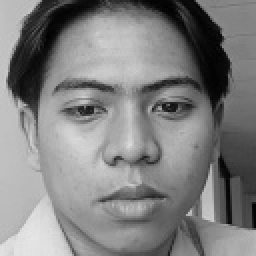
#> input picture flask_ml_api/storage/face_datasets/100/frame_008.jpg, 128 x 128 px (shown 2 times larger)
$ python -i lbp_features.py   (imports and definitions only)
#> lines starting #> are read from the running program, lines starting #| are printed output that depends on the picture; after the words box and inside, x2 and y2 are one past the last pixel; in counts of white or black regions, pixels touching at a corner belong together
#> further down, picture is the input picture: shape (128, 128, 3); min 0, max 230, mean 128.4
"""
Modul ekstraksi fitur wajah: Multi-scale LBP (Local Binary Pattern).
Menggunakan LBP pada dua skala (radius 1 dan radius 2) dengan
spatial histogram grid 8x8 untuk diskriminasi identitas.
"""
import cv2
import numpy as np

FACE_SIZE = (128, 128)
GRID_X = 8
GRID_Y = 8


def apply_clahe(gray_img):
    clahe = cv2.createCLAHE(clipLimit=2.0, tileGridSize=(8, 8))
    return clahe.apply(gray_img)


def _lbp_uniform(image, n_points=8, radius=1):
#> called with n_points = 8, radius = 1
    rows, cols = image.shape
#> rows = 128; cols = 128
    img = image.astype(np.float64)

    r = radius
    if r >= rows // 2 or r >= cols // 2:
        return np.zeros((rows, cols), dtype=np.float64)

    center = img[r:rows - r, r:cols - r]
    out_h, out_w = center.shape
#> out_h = 126; out_w = 126
    n_bins = n_points + 2

    angles = np.linspace(0, 2 * np.pi, n_points, endpoint=False)

    bits = np.zeros((n_points, out_h, out_w), dtype=np.uint8)
    for i, angle in enumerate(angles):
        dy = -radius * np.cos(angle)
        dx = radius * np.sin(angle)

        iy, ix = int(round(dy)), int(round(dx))
        neighbor = img[r + iy:r + iy + out_h, r + ix:r + ix + out_w]

        if neighbor.shape == center.shape:
            bits[i] = (neighbor >= center).astype(np.uint8)

    pattern = np.zeros((out_h, out_w), dtype=np.int32)
    for i in range(n_points):
        pattern |= bits[i].astype(np.int32) << i
#> this loop made 8 passes
#> pass 1, in _lbp_uniform, `pattern |= bits[i].astype(np.int32) << i`:
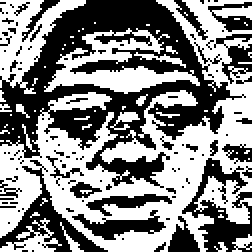
#> pattern: shape (126, 126) int32 (shown 2 times larger); values 0 (black) and 1 (white), 52.4% white; 110 black regions (94 under 20 px), largest, box (x1, y1, x2, y2) and area: (0, 0, 123, 94) 4481, (91, 79, 126, 126) 663, (0, 80, 54, 126) 600
#> after the loop:
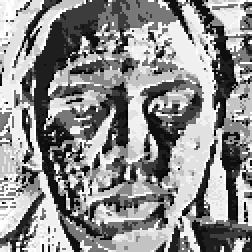
#> pattern: shape (126, 126) int32 (shown 2 times larger); min 0, max 255, mean 140.9

    transitions = np.zeros((out_h, out_w), dtype=np.int32)
    for i in range(n_points):
        bit_cur = (pattern >> i) & 1
        bit_next = (pattern >> ((i + 1) % n_points)) & 1
        transitions += (bit_cur != bit_next).astype(np.int32)
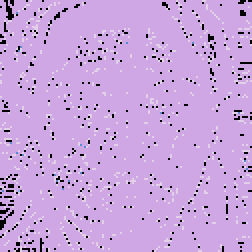
#> transitions: shape (126, 126) int32 (shown 2 times larger); 5 distinct labels, from 0 to 8; one colour per label, 0 black

    bit_count = np.zeros((out_h, out_w), dtype=np.float64)
    for i in range(n_points):
        bit_count += ((pattern >> i) & 1).astype(np.float64)

    output = np.full((rows, cols), float(n_points + 1))
    uniform_mask = transitions <= 2
#> uniform_mask: shape (126, 126) bool; 94.2% white; black in thin lines or dots
    result = np.where(uniform_mask, bit_count, float(n_points + 1))
    output[r:rows - r, r:cols - r] = result

    return output


def _extract_lbp_hist(lbp_map, n_bins, grid_x, grid_y):
#> called with n_bins = 10, grid_x = 8, grid_y = 8
    h, w = lbp_map.shape
#> h = 128; w = 128
    region_h = h // grid_y
#> region_h = 16
    region_w = w // grid_x
#> region_w = 16

    features = []
    for gy in range(grid_y):
        for gx in range(grid_x):
            region = lbp_map[
                gy * region_h:(gy + 1) * region_h,
                gx * region_w:(gx + 1) * region_w
            ]
            hist, _ = np.histogram(
                region, bins=n_bins, range=(0, n_bins), density=True
            )
            features.extend(hist)
#> after the loop, features = 640 values, max 0.699 at index 24, min 0 at index 20, mean 0.1

    return features


def extract_lbp_features(image):
    if len(image.shape) == 3:
        image = cv2.cvtColor(image, cv2.COLOR_BGR2GRAY)

    if image.shape != FACE_SIZE:
        image = cv2.resize(image, FACE_SIZE, interpolation=cv2.INTER_AREA)

    image = cv2.GaussianBlur(image, (3, 3), 0)
    image = apply_clahe(image)

    all_features = []

    lbp_r1 = _lbp_uniform(image, n_points=8, radius=1)
    n_bins_r1 = 8 + 2
    hist_r1 = _extract_lbp_hist(lbp_r1, n_bins_r1, GRID_X, GRID_Y)
#> hist_r1 has the same summary as features in _extract_lbp_hist
    all_features.extend(hist_r1)

    lbp_r2 = _lbp_uniform(image, n_points=16, radius=2)
#> call 2 of _lbp_uniform, with n_points = 16, radius = 2
#> after the loop in _lbp_uniform (call 2), `for i in range(n_points):`:
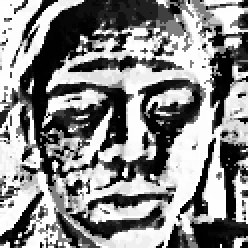
#> pattern: shape (124, 124) int32 (shown 2 times larger); min 0, max 65535, mean 35020.3; drawn with min black and max white
#> after the loop in _lbp_uniform (call 2), `for i in range(n_points):`:
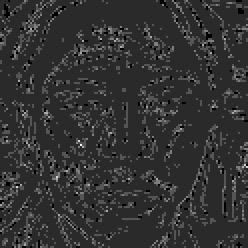
#> transitions: shape (124, 124) int32 (shown 2 times larger); min 0, max 12, mean 2.41; drawn with min black and max white
#> after the loop in _lbp_uniform (call 2), `for i in range(n_points):`:
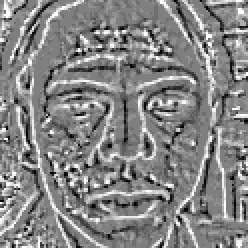
#> bit_count: shape (124, 124) float64 (shown 2 times larger); min 0, max 16, mean 8.35; drawn with min black and max white
#> in _lbp_uniform (call 2), `uniform_mask = transitions <= 2`: uniform_mask: shape (124, 124) bool; 80.7% white; black in thin lines or dots
#> in _lbp_uniform (call 2), `output[r:rows - r, r:cols - r] = result`:
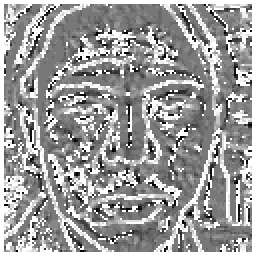
#> output: shape (128, 128) float64 (shown 2 times larger); min 0, max 17, mean 10.43; drawn with min black and max white
    n_bins_r2 = 16 + 2
    hist_r2 = _extract_lbp_hist(lbp_r2, n_bins_r2, GRID_X, GRID_Y)
#> hist_r2 = 1152 values, max 0.516 at index 44, min 0 at index 21, mean 0.0556
    all_features.extend(hist_r2)

    return np.array(all_features, dtype=np.float64)

>>> import cv2
>>> picture = cv2.imread('../flask_ml_api/storage/face_datasets/100/frame_008.jpg')
>>> result = extract_lbp_features(picture)
#> result = 1792 values, max 0.699 at index 24, min 0 at index 20, mean 0.0714
